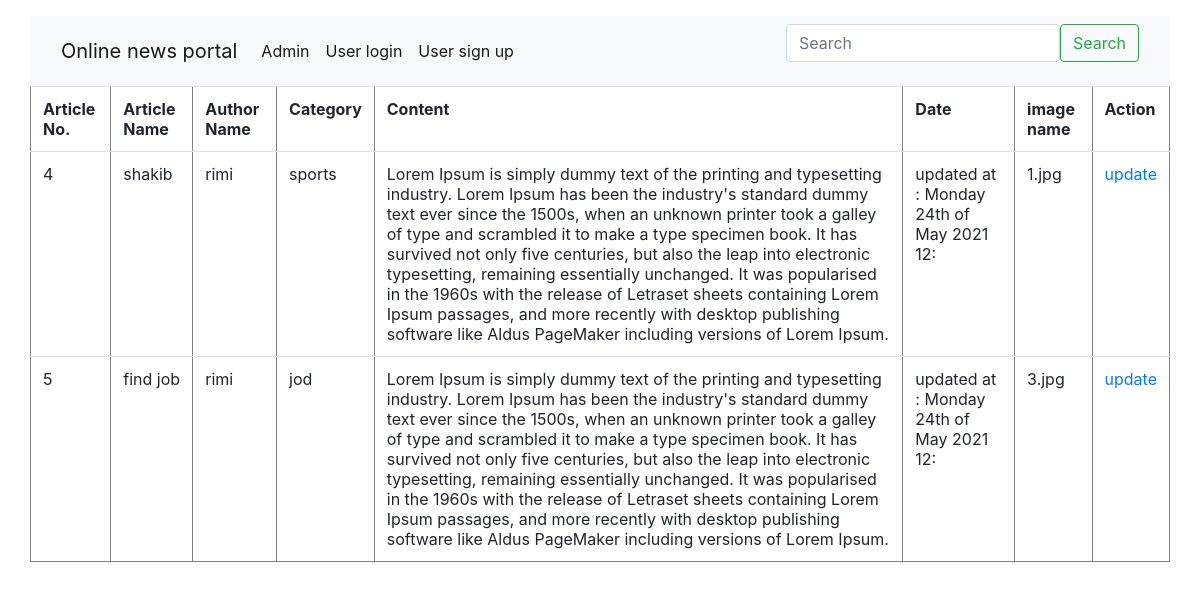
Page /update_article.php on the committed database.
### tables this page shows
CREATE TABLE `article` (
  `Article_no` int(11) NOT NULL,
  `Article_name` varchar(100) DEFAULT NULL,
  `Author_name` varchar(30) DEFAULT NULL,
  `Category` varchar(30) DEFAULT NULL,
  `Content` text DEFAULT NULL,
  `image_name` varchar(30) DEFAULT NULL,
  `image_dir` varchar(30) DEFAULT NULL,
  `Date1` varchar(40) DEFAULT NULL
);

### update_article.php (the view, shortened to what this page needs)
<html>
<head>
    <link rel="stylesheet" href="https://maxcdn.bootstrapcdn.com/bootstrap/4.0.0/css/bootstrap.min.css">
    <link rel="stylesheet" href="https://cdnjs.cloudflare.com/ajax/libs/toastr.js/latest/toastr.min.css" />
</head>
<body>
    <div class="container">
        <div class="row justify-content-center mt-3">
            <div class="">
                <?php
                require "header.php";
                include "db.php";
                $sql = "SELECT * FROM article";
                $result = mysqli_query($conn, $sql);
                if (mysqli_num_rows($result) > 0) {
                    echo "<table border=1 class= table table-striped table-hover >";
                    echo "<tr>";
                    echo "<th>Article No.</th><th>Article Name</th><th>Author Name</th><th>Category</th><th>Content</th><th>Date</th><th>image name</th><th>Action</th>";
                    echo "</tr>";
                    while ($row = mysqli_fetch_assoc($result)) {
                        echo "<tr>";
                        echo "<td>" . $row['Article_no'] . "</td>";
                        echo "<td>" . $row['Article_name'] . "</td>";
                        echo "<td>" . $row['Author_name'] . "</td>";
                        echo "<td>" . $row['Category'] . "</td>";
                        echo "<td>" . $row['Content'] . "</td>";
                        echo "<td>" . $row['Date1'] . "</td>";
                        echo "<td>" . $row['image_name'] . "</td>";
                        echo "<td>" . "<a href=update_form.php?update=" . $row['Article_no'] . ">update</a></td>";
                        echo "</tr>";
                    }
                    echo "</table>";
                } else {
                    echo "no records found";
                }
                ?>
            </div>
        </div>
    </div>
</body>
</html>

### header.php (shortened to what this page needs)
<nav class="navbar navbar-expand-lg navbar-light bg-light">
    <div class="container-fluid">
        <a class="navbar-brand" href="index.php">Online news portal</a>
        <div class="collapse navbar-collapse" id="navbarScroll">
            <ul class="navbar-nav me-auto my-2 my-lg-0 navbar-nav-scroll" style="--bs-scroll-height: 100px;">
                <?php if (isset($_SESSION["username"])) { ?>
                    <li class="nav-item">
                        <a class="nav-link active" aria-current="page" href="add_admin.php">Add Admin</a>
                    </li>
                    <li class="nav-item">
                        <a class="nav-link active" aria-current="page" href="add_articel.php">Add Aricle</a>
                    </li>
                    <li class="nav-item">
                        <a class="nav-link active" aria-current="page" href="update_article.php">Update artcile</a>
                    </li>
                    <li class="nav-item">
                        <a class="nav-link active" aria-current="page" href="delete_article.php">Delete article</a>
                    </li>
                <?php } else if (isset($_SESSION["username1"])) { ?>
                    <li class="nav-item">
                        <a class="nav-link active" aria-current="page" href="index.php">home</a>
                    </li>
                <?php } else { ?>
                    <li class="nav-item">
                        <a class="nav-link active" aria-current="page" href="auth_login.php">Admin</a>
                    </li>
                    <li class="nav-item">
                        <a class="nav-link active" aria-current="page" href="user_login.php">User login</a>
                    </li>
                    <li class="nav-item">
                        <a class="nav-link active" aria-current="page" href="user_signup.php">User sign up</a>
                    </li>
                <?php } ?>
            </ul>
            <ul class="navbar-nav ml-auto">
                <?php
                if (isset($_SESSION["username"])) {
                ?>
                    <li class="nav-item">
                        <a class="nav-link" href="index.php">
                            <?php echo $_SESSION["username"] ?>
                        </a>
                    </li>
                    <li class="nav-item">
                        <a class="nav-link" href="logout.php">logout</a>
                    </li>
                <?php } else { ?>
                    <li class="nav-item">
                        <a class="nav-link" href=""> </a>
                    </li>
                <?php } ?>
            </ul>
            <form action="search.php" class="d-flex" method="POST">
                <input class="form-control me-2" type="text" name="search" placeholder="Search" aria-label="Search">
                <button class="btn btn-outline-success" type="submit" name="submit">Search</button>
            </form>
        </div>
    </div>
</nav>

### rows in the picture
article: Article_no "4", Article_name "shakib", Author_name "rimi", Category "sports", Content "Lorem Ipsum is simply dummy text of the printing and typesetting industry. Lorem Ipsum has been the industry's standard dummy text ever since the 1500s, when an unknown printer took a galley of type and scrambled it to make a type specimen book. It has survived not only five centuries, but also the leap into electronic typesetting, remaining essentially unchanged. It was popularised in the 1960s with the release of Letraset sheets containing Lorem Ipsum passages, and more recently with desktop publishing software like Aldus PageMaker including versions of Lorem Ipsum.", Date1 "updated at : Monday 24th of May 2021 12:", image_name "1.jpg"
article: Article_no "5", Article_name "find job", Author_name "rimi", Category "jod", Content "Lorem Ipsum is simply dummy text of the printing and typesetting industry. Lorem Ipsum has been the industry's standard dummy text ever since the 1500s, when an unknown printer took a galley of type and scrambled it to make a type specimen book. It has survived not only five centuries, but also the leap into electronic typesetting, remaining essentially unchanged. It was popularised in the 1960s with the release of Letraset sheets containing Lorem Ipsum passages, and more recently with desktop publishing software like Aldus PageMaker including versions of Lorem Ipsum.", Date1 "updated at : Monday 24th of May 2021 12:", image_name "3.jpg"
